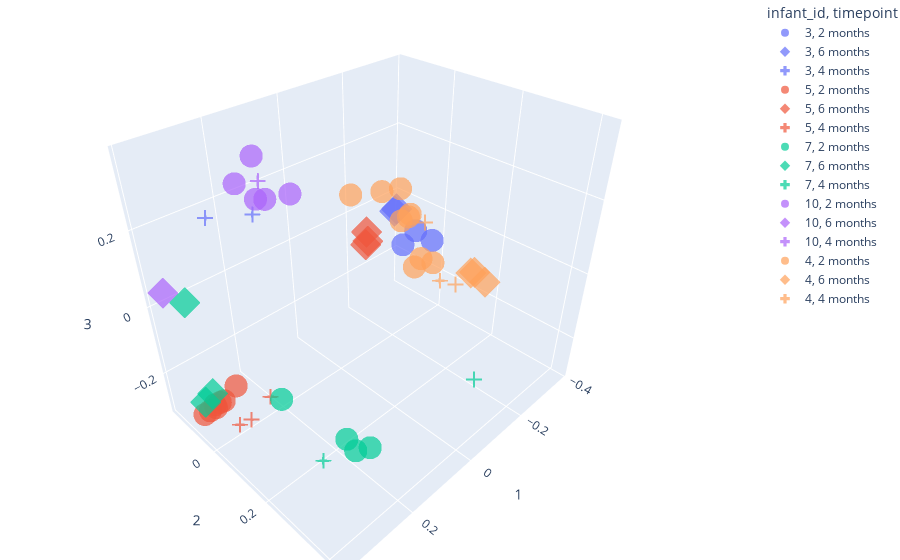

Notebook code for this chart:
### Markdown cell above
#### Infant + timepoint clustering

### Code cell
fig = px.scatter_3d(pcoa_braycurtis_metadata_246_merged,
                    x=1,
                    y=2,
                    z=3,
                    color='infant_id',
                    symbol='timepoint',
                    symbol_map={
                    "2 months": "circle",
                    "4 months": "cross",
                    "6 months": "diamond"},
                    opacity=0.7)

fig.update_layout(margin=dict(l=0, r=0, b=0, t=0))
fig.show()

### Figure 1 — Plotly figure (JSON) as saved in the notebook; plotly's stock layout.template omitted (floating-point values rounded to 4 significant figures)
{"data": [{"hovertemplate": "infant_id=3<br>timepoint=2 months<br>1=%{x}<br>2=%{y}<br>3=%{z}<extra></extra>", "legendgroup": "3, 2 months", "marker": {"color": "#636efa", "opacity": 0.7, "symbol": "circle"}, "mode": "markers", "name": "3, 2 months", "scene": "scene", "showlegend": true, "type": "scatter3d", "x": [0.05686, 0.0979, 0.07062], "y": [0.3368, 0.3004, 0.3071], "z": [0.2516, 0.244, 0.2659]}, {"hovertemplate": "infant_id=3<br>timepoint=6 months<br>1=%{x}<br>2=%{y}<br>3=%{z}<extra></extra>", "legendgroup": "3, 6 months", "marker": {"color": "#636efa", "opacity": 0.7, "symbol": "diamond"}, "mode": "markers", "name": "3, 6 months", "scene": "scene", "showlegend": true, "type": "scatter3d", "x": [-0.2632, -0.3262], "y": [-0.05339, -0.1195], "z": [0.03761, -0.02044]}, {"hovertemplate": "infant_id=3<br>timepoint=4 months<br>1=%{x}<br>2=%{y}<br>3=%{z}<extra></extra>", "legendgroup": "3, 4 months", "marker": {"color": "#636efa", "opacity": 0.7, "symbol": "cross"}, "mode": "markers", "name": "3, 4 months", "scene": "scene", "showlegend": true, "type": "scatter3d", "x": [0.25, 0.2218], "y": [-0.1456, -0.003058], "z": [0.1818, 0.2365]}, {"hovertemplate": "infant_id=5<br>timepoint=2 months<br>1=%{x}<br>2=%{y}<br>3=%{z}<extra></extra>", "legendgroup": "5, 2 months", "marker": {"color": "#EF553B", "opacity": 0.7, "symbol": "circle"}, "mode": "markers", "name": "5, 2 months", "scene": "scene", "showlegend": true, "type": "scatter3d", "x": [0.3391, 0.3773, 0.3569, 0.3159, 0.3382, 0.2789, 0.3258], "y": [-0.08845, -0.07303, -0.08309, -0.0829, -0.08612, -0.07948, -0.08552], "z": [-0.2862, -0.2804, -0.2901, -0.2849, -0.2951, -0.2575, -0.2854]}, {"hovertemplate": "infant_id=5<br>timepoint=6 months<br>1=%{x}<br>2=%{y}<br>3=%{z}<extra></extra>", "legendgroup": "5, 6 months", "marker": {"color": "#EF553B", "opacity": 0.7, "symbol": "diamond"}, "mode": "markers", "name": "5, 6 months", "scene": "scene", "showlegend": true, "type": "scatter3d", "x": [-0.2592, -0.2582, -0.2486], "y": [-0.1645, -0.1588, -0.1574], "z": [-0.07951, -0.1074, -0.1144]}, {"hovertemplate": "infant_id=5<br>timepoint=4 months<br>1=%{x}<br>2=%{y}<br>3=%{z}<extra></extra>", "legendgroup": "5, 4 months", "marker": {"color": "#EF553B", "opacity": 0.7, "symbol": "cross"}, "mode": "markers", "name": "5, 4 months", "scene": "scene", "showlegend": true, "type": "scatter3d", "x": [0.2257, 0.2942, 0.3264], "y": [-0.01355, -0.003893, -0.005877], "z": [-0.2861, -0.3085, -0.3034]}, {"hovertemplate": "infant_id=7<br>timepoint=2 months<br>1=%{x}<br>2=%{y}<br>3=%{z}<extra></extra>", "legendgroup": "7, 2 months", "marker": {"color": "#00cc96", "opacity": 0.7, "symbol": "circle"}, "mode": "markers", "name": "7, 2 months", "scene": "scene", "showlegend": true, "type": "scatter3d", "x": [0.2471, 0.2383, 0.2798, 0.2402], "y": [0.3178, 0.3526, 0.1132, 0.2829], "z": [-0.1953, -0.1642, -0.1658, -0.1929]}, {"hovertemplate": "infant_id=7<br>timepoint=6 months<br>1=%{x}<br>2=%{y}<br>3=%{z}<extra></extra>", "legendgroup": "7, 6 months", "marker": {"color": "#00cc96", "opacity": 0.7, "symbol": "diamond"}, "mode": "markers", "name": "7, 6 months", "scene": "scene", "showlegend": true, "type": "scatter3d", "x": [0.3333, 0.3723, 0.3548], "y": [-0.1508, -0.06561, -0.0579], "z": [-0.008202, -0.2369, -0.2153]}, {"hovertemplate": "infant_id=7<br>timepoint=4 months<br>1=%{x}<br>2=%{y}<br>3=%{z}<extra></extra>", "legendgroup": "7, 4 months", "marker": {"color": "#00cc96", "opacity": 0.7, "symbol": "cross"}, "mode": "markers", "name": "7, 4 months", "scene": "scene", "showlegend": true, "type": "scatter3d", "x": [0.3002, -0.002833], "y": [0.2735, 0.4253], "z": [-0.2196, -0.08533]}, {"hovertemplate": "infant_id=10<br>timepoint=2 months<br>1=%{x}<br>2=%{y}<br>3=%{z}<extra></extra>", "legendgroup": "10, 2 months", "marker": {"color": "#ab63fa", "opacity": 0.7, "symbol": "circle"}, "mode": "markers", "name": "10, 2 months", "scene": "scene", "showlegend": true, "type": "scatter3d", "x": [0.2051, 0.2398, 0.2146, 0.2584, 0.244], "y": [0.1061, 0.07237, 0.005671, 0.002685, 0.04739], "z": [0.3183, 0.3073, 0.3663, 0.3216, 0.2995]}, {"hovertemplate": "infant_id=10<br>timepoint=6 months<br>1=%{x}<br>2=%{y}<br>3=%{z}<extra></extra>", "legendgroup": "10, 6 months", "marker": {"color": "#ab63fa", "opacity": 0.7, "symbol": "diamond"}, "mode": "markers", "name": "10, 6 months", "scene": "scene", "showlegend": true, "type": "scatter3d", "x": [0.3836], "y": [-0.1403], "z": [0.05081]}, {"hovertemplate": "infant_id=10<br>timepoint=4 months<br>1=%{x}<br>2=%{y}<br>3=%{z}<extra></extra>", "legendgroup": "10, 4 months", "marker": {"color": "#ab63fa", "opacity": 0.7, "symbol": "cross"}, "mode": "markers", "name": "10, 4 months", "scene": "scene", "showlegend": true, "type": "scatter3d", "x": [0.1974], "y": [-0.006352], "z": [0.3026]}, {"hovertemplate": "infant_id=4<br>timepoint=2 months<br>1=%{x}<br>2=%{y}<br>3=%{z}<extra></extra>", "legendgroup": "4, 2 months", "marker": {"color": "#FFA15A", "opacity": 0.7, "symbol": "circle"}, "mode": "markers", "name": "4, 2 months", "scene": "scene", "showlegend": true, "type": "scatter3d", "x": [-0.342, -0.3388, -0.364, -0.3698, -0.3817, -0.3774, -0.2496, -0.1765, -0.3698], "y": [-0.05151, -0.02517, -0.1343, -0.005731, -0.11, -0.1128, -0.09586, -0.1391, -0.1338], "z": [-0.186, -0.1431, 0.03092, -0.1627, -0.04909, -0.057, 0.07851, 0.07989, -0.07599]}, {"hovertemplate": "infant_id=4<br>timepoint=6 months<br>1=%{x}<br>2=%{y}<br>3=%{z}<extra></extra>", "legendgroup": "4, 6 months", "marker": {"color": "#FFA15A", "opacity": 0.7, "symbol": "diamond"}, "mode": "markers", "name": "4, 6 months", "scene": "scene", "showlegend": true, "type": "scatter3d", "x": [-0.3763, -0.3722, -0.3379], "y": [0.1255, 0.1412, 0.2008], "z": [-0.1376, -0.1261, -0.1113]}, {"hovertemplate": "infant_id=4<br>timepoint=4 months<br>1=%{x}<br>2=%{y}<br>3=%{z}<extra></extra>", "legendgroup": "4, 4 months", "marker": {"color": "#FFA15A", "opacity": 0.7, "symbol": "cross"}, "mode": "markers", "name": "4, 4 months", "scene": "scene", "showlegend": true, "type": "scatter3d", "x": [-0.2654, -0.2121, -0.2916], "y": [0.16, 0.1492, 0.0241], "z": [-0.1029, -0.0698, 0.01603]}], "layout": {"legend": {"title": {"text": "infant_id, timepoint"}, "tracegroupgap": 0}, "margin": {"b": 0, "l": 0, "r": 0, "t": 0}, "scene": {"domain": {"x": [0, 1], "y": [0, 1]}, "xaxis": {"title": {"text": "1"}}, "yaxis": {"title": {"text": "2"}}, "zaxis": {"title": {"text": "3"}}}}}
